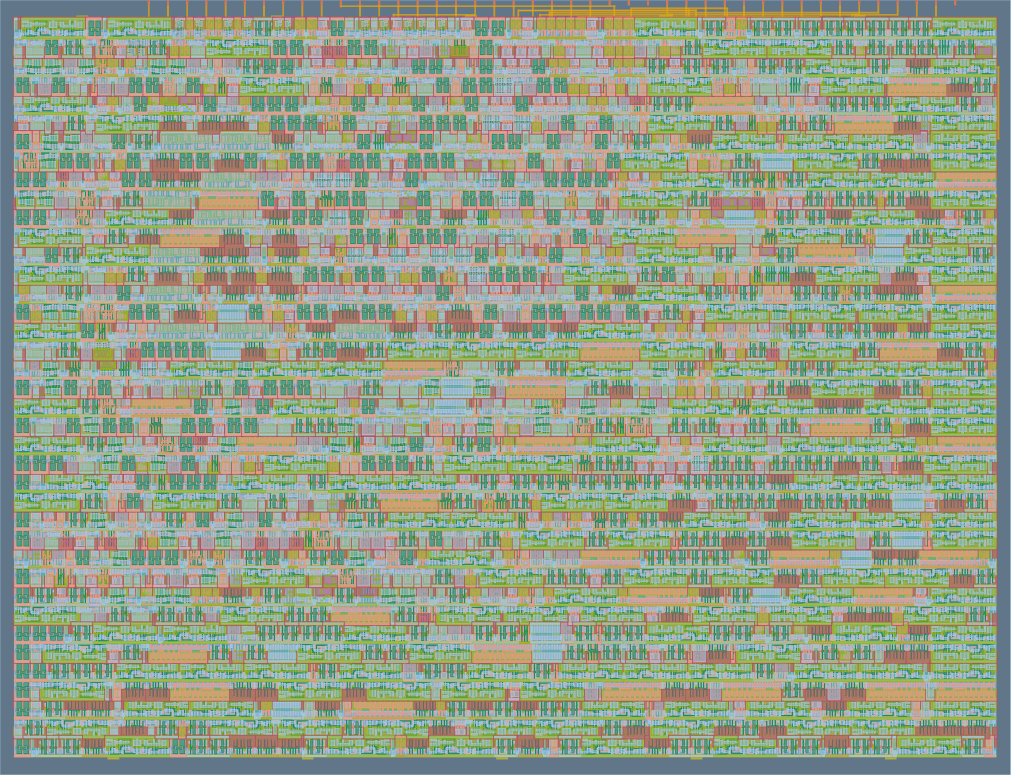
#> input picture paper/data/gds_render.png, 2021 x 1550 px (shown at 1/2 size)
$ python fig4_layout.py
#> lines starting #> are read from the running program, lines starting #| are printed output that depends on the picture
### paper/figures/style.py
# SPDX-FileCopyrightText: (c) 2026 Kush Shah
# SPDX-License-Identifier: Apache-2.0
"""Shared figure style for the BIBM submission.

IEEE conference format, so:

  * column width is 3.45 in and the full text width 7.16 in -- figures are
    authored at final size and never scaled in LaTeX, because scaling is what
    makes one figure's labels smaller than another's;
  * Times, to match the body text;
  * 8 pt labels, which is IEEE's caption size and about the smallest that
    survives print;
  * every series is distinguishable WITHOUT colour. IEEE prints in greyscale
    unless you pay, and a reviewer may print it that way regardless, so colour
    carries no information that line style and marker do not also carry.

PDF is the deliverable (vector, so it stays sharp at any zoom); PNG is written
alongside it only for quick viewing.
"""

import matplotlib
matplotlib.use("Agg")
import matplotlib.pyplot as plt  # noqa: E402

COL = 3.45          # IEEE single column, inches
WIDE = 7.16         # IEEE full text width, inches

# Okabe-Ito, which is colourblind-safe, and ordered so the first two are also
# far apart in luminance and therefore survive greyscale conversion.
INK = "#111111"
BLUE = "#0072B2"
VERM = "#D55E00"
GREEN = "#009E73"
GREY = "#8C8C8C"
LIGHT = "#DDDDDD"


def setup():
    plt.rcParams.update({
        "font.family": "serif",
        "font.serif": ["Times New Roman", "STIXGeneral", "DejaVu Serif"],
        "mathtext.fontset": "stix",
        "font.size": 8,
        "axes.labelsize": 8,
        "axes.titlesize": 8,
        "xtick.labelsize": 7,
        "ytick.labelsize": 7,
        "legend.fontsize": 7,
        "axes.linewidth": 0.6,
        "grid.linewidth": 0.4,
        "lines.linewidth": 1.1,
        "xtick.major.width": 0.6,
        "ytick.major.width": 0.6,
        "xtick.major.size": 2.5,
        "ytick.major.size": 2.5,
        "axes.spines.top": False,
        "axes.spines.right": False,
        "legend.frameon": False,
        "figure.dpi": 150,
        "savefig.dpi": 600,
        "savefig.bbox": "tight",
        "savefig.pad_inches": 0.01,
        "pdf.fonttype": 42,     # embed TrueType, not Type 3: IEEE PDF eXpress
        "ps.fonttype": 42,      # rejects Type 3 fonts
    })


def fit_to_width(fig, target_in, tol_pt=0.25, tries=8):
    """Resize the figure so its TIGHT bounding box is exactly `target_in` wide.

    This module promises figures are authored at final size and never scaled in
    LaTeX. `savefig.bbox = "tight"` quietly broke that promise: it crops to the
    drawn content, so the saved width is whatever the labels happen to need --
    3.54 in for Fig. 1 and 3.25 in for Fig. 2. Both are then stretched to
    \columnwidth by \includegraphics, by 0.975x and 1.060x, so 8 pt type
    printed at 7.80 pt in one figure and 8.48 pt in the next. An 8.7 % font
    mismatch between adjacent figures is exactly the tell this module was
    written to avoid, and it was doing it to itself.

    Fonts are in points and do not scale with the canvas, so growing the canvas
    does not grow the margins proportionally: the fixed point is found by
    iterating rather than by one division. Converges in two or three passes.
    """
    for _ in range(tries):
        fig.canvas.draw()
        bb = fig.get_tightbbox(fig.canvas.get_renderer())
        err_pt = (target_in - bb.width) * 72.0
        if abs(err_pt) <= tol_pt:
            return bb.width
        w, h = fig.get_size_inches()
        # Grow the canvas by the shortfall, keeping the aspect of the axes area.
        fig.set_size_inches(w + (target_in - bb.width), h)
    return bb.width


def save(fig, path_noext, width=COL):
    """Write PDF (paper) and PNG (viewing) at EXACTLY `width` inches.

    Two steps, and both are needed. fit_to_width grows the canvas until the
    content nearly fills the target, so nothing is cropped. Then the save uses
    an explicit Bbox rather than "tight", because savefig recomputes its own
    tight box at write time and lands a few hundredths of an inch off -- which
    is the whole bug this is fixing. An explicit box is exact by construction.
    """
    from matplotlib.transforms import Bbox

    fit_to_width(fig, width)
    fig.canvas.draw()
    bb = fig.get_tightbbox(fig.canvas.get_renderer())
    cx = 0.5 * (bb.x0 + bb.x1)
    box = Bbox.from_extents(cx - width / 2.0, bb.y0, cx + width / 2.0, bb.y1)
    for ext in ("pdf", "png"):
        fig.savefig(f"{path_noext}.{ext}", bbox_inches=box, pad_inches=0.0)
    plt.close(fig)
    print(f"  wrote {path_noext}.pdf / .png  ({width:.3f} x {box.height:.3f} in)")

### paper/figures/fig4_layout.py
#!/usr/bin/env python3
# SPDX-FileCopyrightText: (c) 2026 Kush Shah
# SPDX-License-Identifier: Apache-2.0
"""Figure 4 -- the routed 1x1 tile, and a detail at cell scale.

The render is the `gds_render` artifact from the Tiny Tapeout `gds` workflow, so
it is the actual signed-off layout rather than a re-run. The RTL inside that
artifact was diffed against `src/` and is byte-identical.

    gh run download <run-id> --repo kush1434/proof -n gds_render

WHY AN INSET
------------
At column width the whole tile reads as texture, which is honest -- 83.5 %
utilisation looks full because it is -- but texture alone does not show that
these are placed standard cells. The inset is a 1:1 crop, so the reader can see
individual cells and the routing over them.

The numbers in the caption come from the same run's `stats/metrics.csv`:
design__instance__utilization 0.835308, design__instance__count__stdcell 1443,
design__instance__count__class:sequential_cell 168, and zero for each of
magic__drc_error__count, design__lvs_error__count and
route__antenna_violation__count.
"""

import os
import sys

HERE = os.path.dirname(os.path.abspath(__file__))
sys.path.insert(0, HERE)
import style  # noqa: E402

OUT = os.path.join(HERE, "out", "fig4_layout")
RENDER = os.path.join(HERE, "..", "data", "gds_render.png")

# Crop for the inset, in source pixels: a band away from the edges, so it shows
# ordinary placed rows rather than the atypical cells at the boundary.
CROP = (250, 470, 250 + 330, 470 + 250)


def main():
    style.setup()
    import matplotlib.pyplot as plt
    from matplotlib.patches import ConnectionPatch, Rectangle
    from PIL import Image

    img = Image.open(RENDER).convert("RGB")
#> img is the input picture: PIL image 2021x1550 RGB; mean R, G, B 148.6, 160, 136.8
    W, H = img.size
#> W = 2021; H = 1550
    crop = img.crop(CROP)
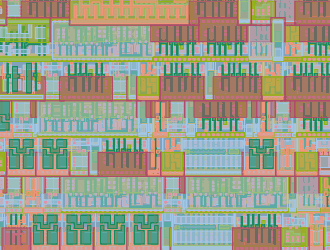
#> crop: PIL image 330x250 RGB; mean R, G, B 154.9, 156.6, 137.7

    w = 0.86 * style.COL   # the render does not need full column width
    fig, ax = plt.subplots(figsize=(w, w * H / W))
    # Fill the canvas, so the PDF really is `w` wide -- savefig's tight bbox
    # otherwise crops to the artists and the figure lands at the wrong scale.
    ax.set_position([0, 0, 1, 1])
    ax.imshow(img, interpolation="antialiased")
    ax.set_xticks([])
    ax.set_yticks([])
    for s in ax.spines.values():
        s.set_visible(True)
        s.set_linewidth(0.6)
        s.set_edgecolor(style.INK)

    # Where the detail came from.
    x0, y0, x1, y1 = CROP
    ax.add_patch(Rectangle((x0, y0), x1 - x0, y1 - y0, fc="none",
                           ec="#FFFFFF", lw=1.6, zorder=5))
    ax.add_patch(Rectangle((x0, y0), x1 - x0, y1 - y0, fc="none",
                           ec=style.INK, lw=0.8, zorder=6))

    # Inset, bottom right, at the crop's own aspect ratio.
    cw = 0.38
    ch = cw * (W / H) * (y1 - y0) / (x1 - x0)
#> ch = 0.375
    axin = ax.inset_axes([1 - cw - 0.012, 0.012, cw, ch])
    axin.imshow(crop, interpolation="nearest")
    axin.set_xticks([])
    axin.set_yticks([])
    for s in axin.spines.values():
        s.set_linewidth(0.8)
        s.set_edgecolor(style.INK)

    # Source corners to the matching inset corners: top-right of the crop meets
    # the top-left of the inset, bottom-right meets bottom-left.
    for src, dst in (((x1, y0), (0.0, 1.0)), ((x1, y1), (0.0, 0.0))):
        ax.add_patch(ConnectionPatch(
            xyA=src, coordsA=ax.transData,
            xyB=dst, coordsB=axin.transAxes,
            color=style.INK, lw=0.5, zorder=7))

    os.makedirs(os.path.dirname(OUT), exist_ok=True)
    style.save(fig, OUT)
#> the loop in save, `for ext in ("pdf", "png"):` made 2 passes
#> pass 1, in save, `fig.savefig(f"{path_noext}.{ext}", bbox_inches=box, pad_inches=0.0)`:
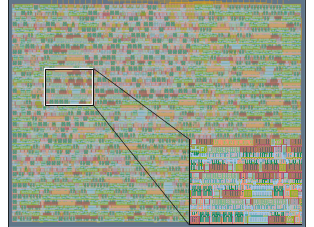
#> figure drawn by matplotlib, 1 panel
    print(f"  render {W}x{H}, inset {x1 - x0}x{y1 - y0} px at 1:1")
#|   render 2021x1550, inset 330x250 px at 1:1


if __name__ == "__main__":
    main()
